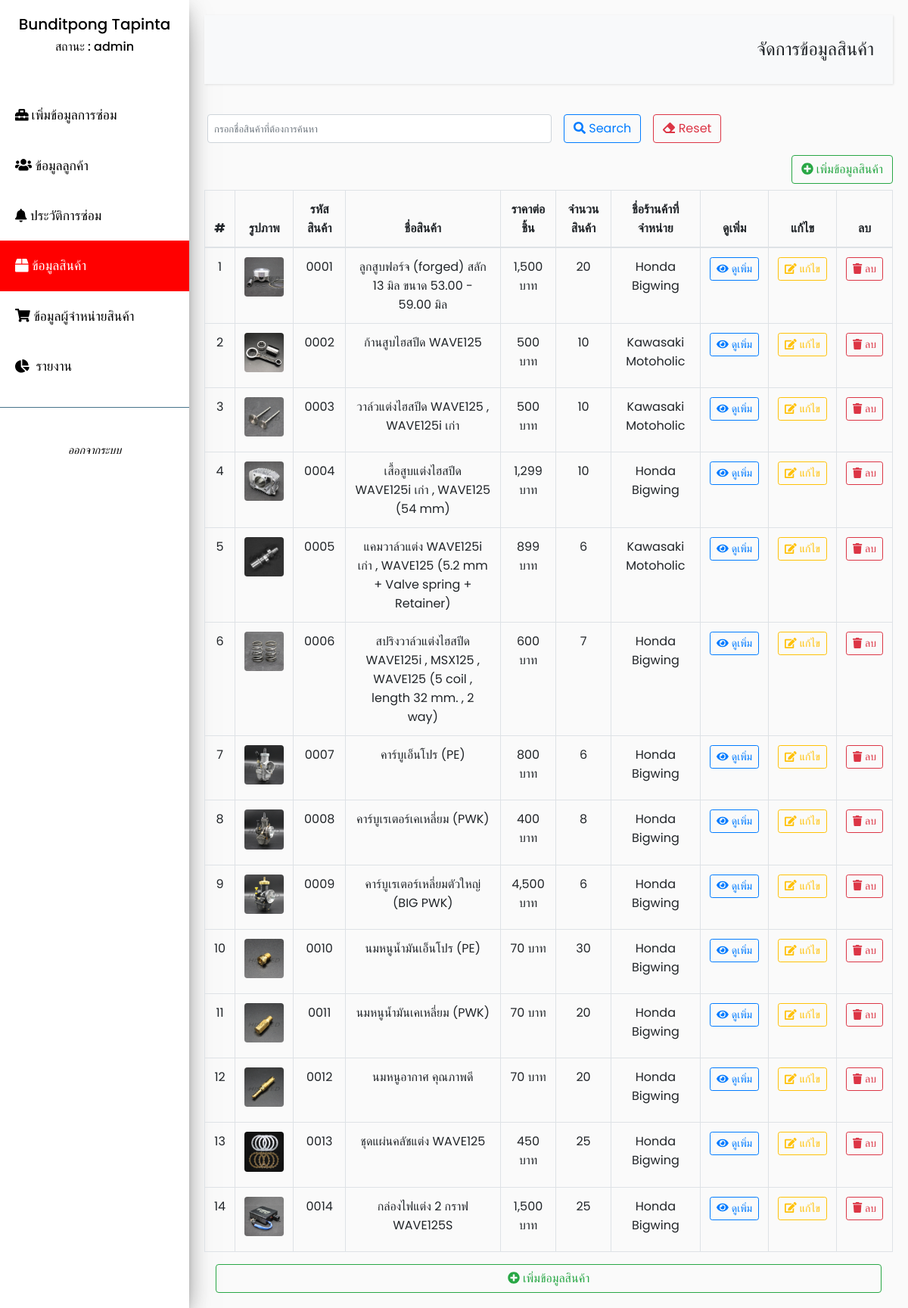
The page /product.php (signed in) on the database its author committed.
### tables this page shows
CREATE TABLE `product` (
  `id` int(11) NOT NULL,
  `pname` varchar(100) NOT NULL,
  `p_id` varchar(10) NOT NULL,
  `price_income` varchar(20) NOT NULL,
  `price` varchar(20) NOT NULL,
  `numproduct` varchar(100) NOT NULL,
  `detail` text NOT NULL,
  `image` varchar(255) NOT NULL,
  `dl_id` int(11) NOT NULL,
  `dl_insurance` text NOT NULL,
  `dl_date` date NOT NULL
);

CREATE TABLE `dealer` (
  `dl_id` int(11) NOT NULL,
  `dl_nameshop` varchar(100) NOT NULL,
  `dl_phone` varchar(10) NOT NULL
);

### product.php (the view, shortened to what this page needs)
<?php include("include/connect.php"); ?>
<!DOCTYPE html>
<html>
<head>
</head>
<body>
    <div class="wrapper">
        <nav id="sidebar">
            <div class="sidebar-header">
            <?php if(isset($_SESSION['id'])) { ?>
            <center><h5><?php echo $_SESSION["First_Name"];?> <?php echo $_SESSION["Last_Name"];?></h5></center>
            <center><h6>สถานะ : <?php echo $_SESSION["status"];?></h6></center>
            <?php }else header("location:login.php"); ?>
            </div>
 <ul class="list-unstyled components">
                <li>
                    <a href="index.php"><i class="fas fa-toolbox mr-1"></i>เพิ่มข้อมูลการซ่อม</a>
                </li>
                <li  >
                    <a href="user_list.php"><i class="fas fa-users"></i> ข้อมูลลูกค้า</a>
                </li>
                <li>
                    <a href="rp_history.php"><i class="fas fa-bell"></i> ประวัติการซ่อม</a>
                </li>
                <li class="active">
                    <a href="product.php"><i class="fas fa-box"></i> ข้อมูลสินค้า</a>
                </li>
                <li>
                    <a href="dl_shop.php"><i class="fas fa-shopping-cart"></i> ข้อมูลผู้จำหน่ายสินค้า</a>
                </li>
                <li>
                    <a href="show.php"><i class="fas fa-chart-pie mr-1"></i> รายงาน</a>
                </li>
            </ul>
            <ul class="list-unstyled CTAs">
                <li>
                <a class="nav-link" href="#" data-toggle="modal" data-target="#LogoutModal">
              <i class="material-icons">ออกจากระบบ</i>
            </a>
                </li>
            </ul>
        </nav>
        <div id="content">
            <nav class="navbar navbar-expand-lg navbar-light bg-light">
                <div class="container-fluid">
                    <div class="collapse navbar-collapse" id="navbarSupportedContent">
                        <ul class="nav navbar-nav ml-auto">
                            <li class="nav-item active">
                                <p><h4>จัดการข้อมูลสินค้า</h4></p>
                            </li>
                        </ul>
                    </div>
                </div>
            </nav>
            <form class="form-inline" method="GET" id="form" action="">
            <input class="form-control w-50 p-2 ml-1" name="search" type="search" value="" placeholder="กรอกชื่อสินค้าที่ต้องการค้นหา" aria-label="Search">
            <button class="btn btn-outline-primary ml-3" type="submit"><i class="fas fa-search"></i> Search </button> <button class="btn btn-outline-danger ml-3" action="product.php" type="submit"><i class="fas fa-eraser"></i> Reset</button>
              </form>
            <a href="product_manage/product_create.php" class="btn btn-outline-success mb-2 float-right"><i class="fas fa-plus-circle"></i> เพิ่มข้อมูลสินค้า </a>
<table class="table table-bordered text-center">
  <thead>
    <tr>
      <th scope="col">#</th>
      <th scope="col">รูปภาพ</th>
      <th scope="col">รหัสสินค้า</th>
      <th scope="col">ชื่อสินค้า</th>
      <th scope="col">ราคาต่อชิ้น</th>
      <th scope="col">จำนวนสินค้า</th>
      <th scope="col">ชื่อร้านค้าที่จำหน่าย</th>
      <th scope="col">ดูเพิ่ม</th>
      <th scope="col">แก้ไข</th>
      <th scope="col">ลบ</th>
    </tr>
  </thead>
  <tbody>
  <?php
          $search=isset($_GET['search']) ? $_GET['search']:'';
          $sql = "SELECT product.id, product.pname, product.p_id, product.price, product.numproduct, product.detail, product.image, dealer.dl_nameshop, dealer.dl_phone, product.dl_insurance
                  FROM `product`
                  INNER JOIN dealer
                  ON dealer.dl_id = product.dl_id
                  WHERE pname LIKE '%$search%'";
          $result = $conn->query($sql);
          $num = 0;
          while ($row = $result->fetch_assoc()) {
            $num++;
            ?>
            <tr>
              <td><?php echo $num; ?></td>
              <td>
              <?php if(isset($_SESSION['id'])) { ?>
              <img src="upload/<?php echo $_SESSION['image'];?>" class="figure-img img-fluid rounded" width="100" height="100" alt="">
              <?php } ?>
              </td>
              <td><?php echo $row['p_id']; ?></td>
              <td><?php echo $row['pname']; ?></td>
              <td><?php echo $row['price']; ?> บาท</td>
              <td><?php echo $row['numproduct']; ?></td>
              <td><?php echo $row['dl_nameshop']; ?></td>
              <td>
                <a href="product_manage/detail.php?id=<?php echo $row['id']; ?>" class="btn btn-sm btn-outline-primary ">
                  <i class="fas fa-eye"></i> ดูเพิ่ม
                </a>
              </td>
              <td>
                <a href="product_manage/edit_product.php?id=<?php echo $row['id']; ?>" class="btn btn-sm btn-outline-warning ">
                  <i class="fas fa-edit"></i> แก้ไข
                </a>
              </td>
              <td>
                <?php if ($row['id']) { ?>
                  <a href="#" onclick="deleteItem(<?php echo $row['id']; ?>);" class="btn btn-sm btn-outline-danger">
                    <i class="fas fa-trash"></i> ลบ
                  </a>
                <?php } ?>
              </td>
            </tr>
          <?php } ?>
  </tbody>
</table>
<div class="container-fluid">
<a href="product_manage/product_create.php" class="btn btn-outline-success col-12"><i class="fas fa-plus-circle"></i> เพิ่มข้อมูลสินค้า </a>
</div>
</body>
</html>

### include/connect.php (shortened to what this page needs)
<link rel="stylesheet" href="https://stackpath.bootstrapcdn.com/bootstrap/4.1.0/css/bootstrap.min.css">
<link rel="stylesheet" href="css/login.css">
<link rel="stylesheet" href="css/style.css">

### css/login.css (style rules this page uses)
html { height: 100%; width: 100%; padding: 0; margin: 0; }
body { background-color: #e9ecef; }
::placeholder { font-size: 13px; }

### css/style.css (style rules this page uses)
body { font-family: 'Poppins', sans-serif; background: #fafafa; }
p { font-family: 'Poppins', sans-serif; font-size: 1.1em; font-weight: 300; line-height: 1.7em; color: #999; }
a, a:hover, a:focus { color: inherit; text-decoration: none; transition: all 0.3s; }
.navbar { padding: 15px 10px; background: #fff; border: none; border-radius: 0; margin-bottom: 40px; box-shadow: 1px 1px 3px rgba(0, 0, 0, 0.1); }
.wrapper { display: flex; width: 100%; align-items: stretch; }
#sidebar { min-width: 250px; max-width: 250px; background: #ffffff; color: #000000; transition: all 0.3s; box-shadow: 0 16px 38px -12px rgba(0, 0, 0, 0.56), 0 4px 25px 0px rgba(0, 0, 0, 0.12), 0 8px 10px -5px rgba(0, 0, 0, 0.2); }
#sidebar .sidebar-header { padding: 20px; background: rgb(255, 255, 255); }
#sidebar ul.components { padding: 20px 0; border-bottom: 1px solid #47748b; }
#sidebar ul li a { padding: 20px; font-size: 1.1em; display: block; }
#sidebar ul li.active>a, a[aria-expanded="true"] { color: #fff; background: #ff0000; }
ul.CTAs { padding: 10px; }
ul.CTAs a { text-align: center; font-size: 0.9em !important; display: block; border-radius: 5px; margin-bottom: 5px; }
#content { width: 100%; padding: 20px; min-height: 100vh; transition: all 0.3s; }

### rows shown on the page
product: shows a picture, p "0001", pname "ลูกสูบฟอร์จ (forged) สลัก 13 มิล ขนาด 53.00 - 59.00 มิล", price "1,500", numproduct "20", dl.dl_nameshop "Honda Bigwing"
product: shows a picture, p "0002", pname "ก้านสูบไฮสปีด WAVE125", price "500", numproduct "10", dl.dl_nameshop "Kawasaki Motoholic"
product: shows a picture, p "0003", pname "วาล์วแต่งไฮสปีด WAVE125 , WAVE125i เก่า", price "500", numproduct "10", dl.dl_nameshop "Kawasaki Motoholic"
product: shows a picture, p "0004", pname "เสื้อสูบแต่งไฮสปีด WAVE125i เก่า , WAVE125 (54 mm)", price "1,299", numproduct "10", dl.dl_nameshop "Honda Bigwing"
product: shows a picture, p "0005", pname "แคมวาล์วแต่ง WAVE125i เก่า , WAVE125 (5.2 mm + Valve spring + Retainer)", price "899", numproduct "6", dl.dl_nameshop "Kawasaki Motoholic"
product: shows a picture, p "0006", pname "สปริงวาล์วแต่งไฮสปีด WAVE125i , MSX125 , WAVE125 (5 coil , length 32 mm. , 2 way)", price "600", numproduct "7", dl.dl_nameshop "Honda Bigwing"
product: shows a picture, p "0007", pname "คาร์บูเอ็นโปร (PE)", price "800", numproduct "6", dl.dl_nameshop "Honda Bigwing"
product: shows a picture, p "0008", pname "คาร์บูเรเตอร์เคเหลี่ยม (PWK)", price "400", numproduct "8", dl.dl_nameshop "Honda Bigwing"
product: shows a picture, p "0009", pname "คาร์บูเรเตอร์เหลี่ยมตัวใหญ่ (BIG PWK)", price "4,500", numproduct "6", dl.dl_nameshop "Honda Bigwing"
product: shows a picture, p "0010", pname "นมหนูน้ำมันเอ็นโปร (PE)", price "70", numproduct "30", dl.dl_nameshop "Honda Bigwing"
product: shows a picture, p "0011", pname "นมหนูน้ำมันเคเหลี่ยม (PWK)", price "70", numproduct "20", dl.dl_nameshop "Honda Bigwing"
product: shows a picture, p "0012", pname "นมหนูอากาศ คุณภาพดี", price "70", numproduct "20", dl.dl_nameshop "Honda Bigwing"
product: shows a picture, p "0013", pname "ชุดแผ่นคลัชแต่ง WAVE125", price "450", numproduct "25", dl.dl_nameshop "Honda Bigwing"
product: shows a picture, p "0014", pname "กล่องไฟแต่ง 2 กราฟ WAVE125S", price "1,500", numproduct "25", dl.dl_nameshop "Honda Bigwing"

### other values the page prints
$_SESSION["First_Name"] "Bunditpong"
$_SESSION["Last_Name"] "Tapinta"
$_SESSION["status"] "admin"
